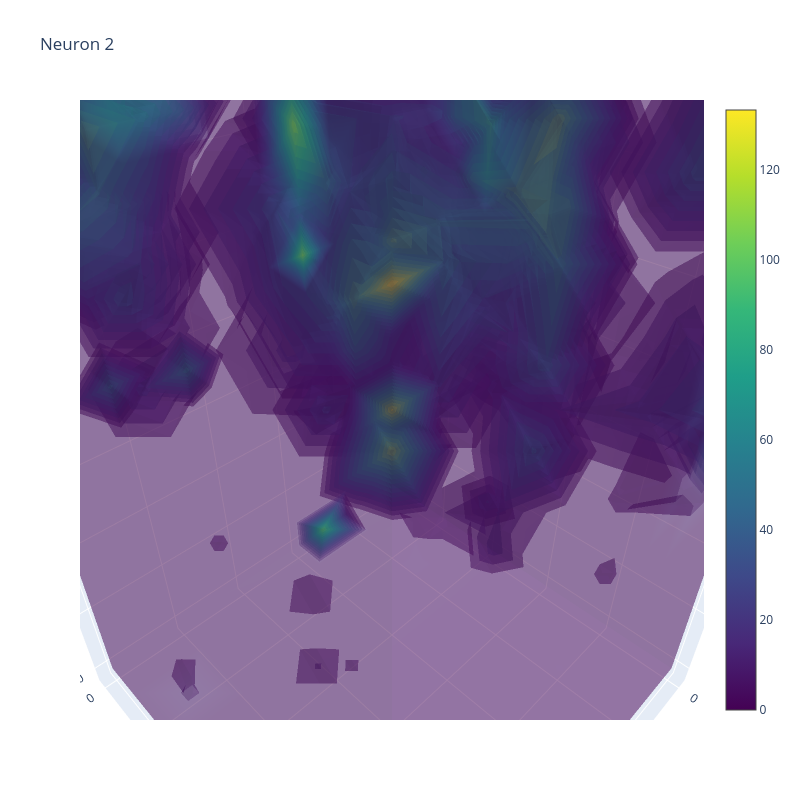

The code cell stored with this chart in its notebook:
### Code cell
import plotly.graph_objects as go
%matplotlib widget

idx = 2

data = hd_rate_map_test[:, :, :, idx]

x, y, z = np.meshgrid(np.arange(n_bins), np.arange(n_bins), np.arange(n_rotations))

x_flat = x.flatten()
y_flat = y.flatten()
z_flat = z.flatten()
data_flat = data.flatten()

fig = go.Figure(data=go.Volume(
    x=x_flat,
    y=y_flat,
    z=z_flat,
    value=data_flat,
    opacity=0.3,
    isomin=0,#np.min(data),   
    isomax=np.max(data),  
    surface_count=20,
    colorscale='Viridis'
))

fig.update_layout(
    title=f"Neuron {idx}",
    scene=dict(
        xaxis_title='X',
        yaxis_title='Y',
        zaxis_title='Rotation Activation',
        xaxis=dict(nticks=10),
        yaxis=dict(nticks=10),
        zaxis=dict(nticks=10),
    ),
    width=800,
    height=800
)

fig.show()

### Figure 1 — Plotly figure (JSON) as saved in the notebook; plotly's stock layout.template omitted (floating-point values rounded to 4 significant figures; data arrays with more than 128 entries replaced by an {"elided": "..."} marker saying what was removed)
{"data": [{"colorscale": [[0, "#440154"], [0.1111, "#482878"], [0.2222, "#3e4989"], [0.3333, "#31688e"], [0.4444, "#26828e"], [0.5556, "#1f9e89"], [0.6667, "#35b779"], [0.7778, "#6ece58"], [0.8889, "#b5de2b"], [1, "#fde725"]], "isomax": null, "isomin": 0, "opacity": 0.3, "surface": {"count": 20}, "type": "volume", "value": {"elided": "2057 float values"}, "x": {"elided": "2057 int values"}, "y": {"elided": "2057 int values"}, "z": {"elided": "2057 int values"}}], "layout": {"height": 800, "scene": {"aspectmode": "auto", "aspectratio": {"x": 0.855, "y": 0.855, "z": 1.368}, "camera": {"center": {"x": 0, "y": 0, "z": 0}, "eye": {"x": 0.665, "y": 0.665, "z": 0.665}, "projection": {"type": "perspective"}, "up": {"x": 0, "y": 0, "z": 1}}, "xaxis": {"nticks": 10, "title": {"text": "X"}, "type": "linear"}, "yaxis": {"nticks": 10, "title": {"text": "Y"}, "type": "linear"}, "zaxis": {"nticks": 10, "title": {"text": "Rotation Activation"}, "type": "linear"}}, "title": {"text": "Neuron 2"}, "width": 800}}
